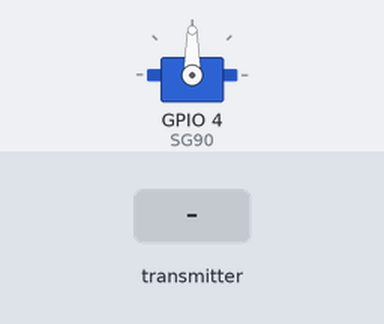
Simulated run of this sketch. Board: ESP32. Shown: servo. Inputs (shaded band) come from the test bench. Random numbers use the default seed unless the sketch sets one; what the sketch prints to the serial monitor is not drawn.

Above: at 1.2 s.
1.3 s: the transmitter starts sending x = 1024
At 2.2 s:
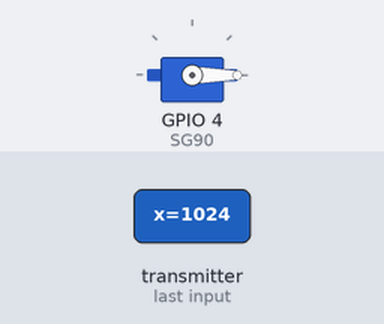
2.8 s: the transmitter starts sending angle = 45
At 3.3 s:
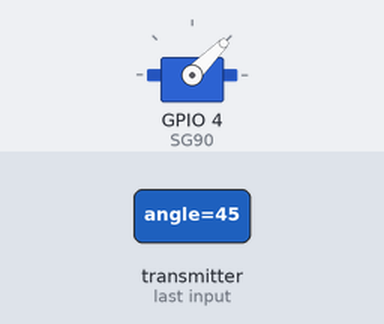
4.3 s: the transmitter starts sending angle = 180
At 5.5 s:
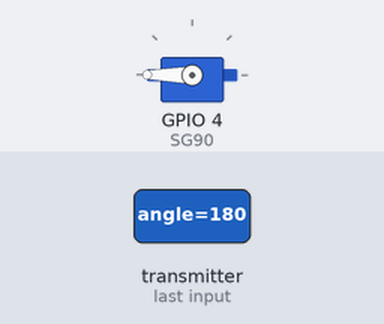
5.8 s: the transmitter starts sending angle = 0
At 6.8 s:
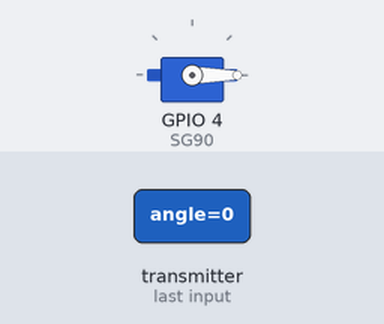
7.3 s: the transmitter starts sending angle = 90
At 7.9 s:
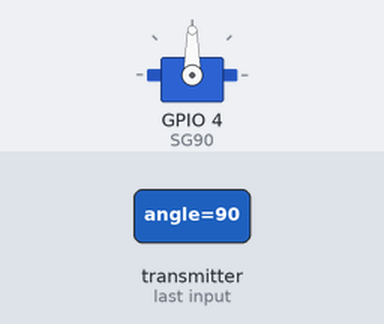
Timing chart, 0 to 9.8 s (numbered marks = the images above; inputs shaded):
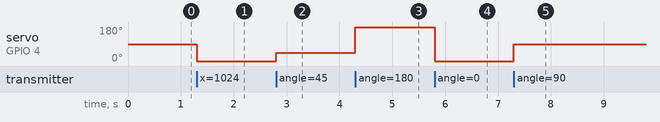

The sketch:

esp32_R.ino
```cpp
// (licence header left out)
#include <esp_now.h>
#include <WiFi.h>
#include <Servo.h>
Servo SG90;

// #define enA 14 //
// #define enB 15
// #define in1 16
// #define in2 17
// #define in3 18
// #define in4 19
// #define relay 21

int VolSen = A3;


int motorSpeedA = 0;
int motorSpeedB = 0;

// Declaration for an SSD1306 display connected to I2C (SDA, SCL pins)

// REPLACE WITH THE MAC Address of your receiver
uint8_t broadcastAddress[] = {0x4C, 0xEB, 0xD6,0x7C, 0x1E, 0xB8};
// Define variables to store BME280 readings to be sent
float UReadings;

const long interval = 10;
unsigned long previousMillis = 0;

// Define variables to store incoming readings
int incomingX;
int incomingY;
int incomingK;
int incomingAngle;

// Variable to store if sending data was successful
String success;

// Structure example to send data
// Must match the receiver structure
typedef struct struct_message
{
  int x;
  int y;
  int k;
  int angle;
} struct_message;

// Create a struct_message called BME280Readings to hold sensor readings

// Create a struct_message to hold incoming sensor readings
struct_message incomingReadings;

esp_now_peer_info_t peerInfo;

// Callback when data is sent
void OnDataSent(const uint8_t *mac_addr, esp_now_send_status_t status)
{
 Serial.print("\r\nLast Packet Send Status:\t");
 Serial.println(status == ESP_NOW_SEND_SUCCESS ? "Delivery Success" : "Delivery Fail");
 if (status == 0)
 {
   success = "Delivery Success :)";
 }
 else
 {
   success = "Delivery Fail :(";
 }
}

// Callback when data is received
void OnDataRecv(const uint8_t *mac, const uint8_t *incomingData, int len)
{
  memcpy(&incomingReadings, incomingData, sizeof(incomingReadings));
//  Serial.print("Bytes received: ");
//  Serial.println(len);

  incomingX = incomingReadings.x;
  incomingY = incomingReadings.y;
  incomingK = incomingReadings.k;
  incomingAngle = incomingReadings.angle;
  SG90.write(incomingAngle);
//  Control(incomingX, incomingY, incomingK);
}

void getReadings()
{
  // UReadings = analogRead();
  UReadings = random(12);
//  Serial.println(analogRead(25));
//  Serial.println(analogRead(26));
}

void printIncomingReadings()
{
  Serial.println(incomingX);
  Serial.println(incomingY);
  Serial.println(incomingK);
  Serial.println(incomingAngle);
}

// void Control(int x, int y, int k)
// {
//   if (k == 0)
//   {
//     SG90.write(incomingAngle);
//   }

//   if (y < 495)
//   {
//     digitalWrite(in1, HIGH);
//     digitalWrite(in2, LOW);
//     digitalWrite(in3, HIGH);
//     digitalWrite(in4, LOW);
//     motorSpeedA = map(y, 495, 0, 0, 255);
//     motorSpeedB = map(y, 495, 0, 0, 255);
//   }
//   else if (y > 505)
//   {
//     digitalWrite(in1, LOW);
//     digitalWrite(in2, HIGH);
//     digitalWrite(in3, LOW);
//     digitalWrite(in4, HIGH);
//     motorSpeedA = map(y, 505, 1023, 0, 255);
//     motorSpeedB = map(y, 505, 1023, 0, 255);
//   }
//   else
//   {
//     motorSpeedA = 0;
//     motorSpeedB = 0;
//   }

//   if (x < 510)
//   {
//     int xMapped = map(x, 510, 0, 0, 255);
//     motorSpeedA = motorSpeedA - xMapped;
//     motorSpeedB = motorSpeedB + xMapped;
//     if (motorSpeedA < 0)
//     {
//       motorSpeedA = 0;
//     }
//     if (motorSpeedB > 255)
//     {
//       motorSpeedB = 255;
//     }
//   }
//   if (x > 520)
//   {
//     int xMapped = map(x, 520, 1023, 0, 255);
//     motorSpeedA = motorSpeedA + xMapped;
//     motorSpeedB = motorSpeedB - xMapped;
//     if (motorSpeedA > 255)
//     {
//       motorSpeedA = 255;
//     }
//     if (motorSpeedB < 0)
//     {
//       motorSpeedB = 0;
//     }
//   }
//   if (motorSpeedA < 70)
//   {
//     motorSpeedA = 0;
//   }
//   if (motorSpeedB < 70)
//   {
//     motorSpeedB = 0;
//   }
//   if (x == 514 && y == 502)
//   {
//     motorSpeedA = 0;
//     motorSpeedB = 0;
//     digitalWrite(in1, LOW);
//     digitalWrite(in2, LOW);
//     digitalWrite(in3, LOW);
//     digitalWrite(in4, LOW);
//   };

//   analogWrite(enA, motorSpeedA);
//   analogWrite(enB, motorSpeedB);
// }

void setup()
{
//   // Init Serial Monitor
  Serial.begin(115200);
//   pinMode(enA, OUTPUT);
//   pinMode(enB, OUTPUT);
//   pinMode(in1, OUTPUT);
//   pinMode(in2, OUTPUT);
//   pinMode(in3, OUTPUT);
//   pinMode(in4, OUTPUT);
//   pinMode(relay, OUTPUT);
//   pinMode(VolSen, INPUT);
// //   pinMode(25, INPUT);
// //     pinMode(26, INPUT);
//   digitalWrite(in1, 0);
//   digitalWrite(in2, 0);
//   digitalWrite(in3, 0);
//   digitalWrite(in4, 0);
//   digitalWrite(relay, 0);

  SG90.attach(4);

  // Set device as a Wi-Fi Station
  WiFi.mode(WIFI_STA);

  // Init ESP-NOW
  if (esp_now_init() != ESP_OK)
  {
    Serial.println("Error initializing ESP-NOW");
    return;
  }

  // Once ESPNow is successfully Init, we will register for Send CB to
  // get the status of Trasnmitted packet
  esp_now_register_send_cb(OnDataSent);

  // Register peer
  memcpy(peerInfo.peer_addr, broadcastAddress, 6);
  peerInfo.channel = 0;
  peerInfo.encrypt = false;

  // Add peer
  if (esp_now_add_peer(&peerInfo) != ESP_OK)
  {
    Serial.println("Failed to add peer");
    return;
  }
  // Register for a callback function that will be called when data is received
  esp_now_register_recv_cb(OnDataRecv);
}

void loop()
{

  unsigned long currentMillis = millis();
  if (currentMillis - previousMillis >= interval)
  {
    // save the last time you updated the DHT values
    previousMillis = currentMillis;

    getReadings();

    // Set values to send

    // Send message via ESP-NOW
    esp_err_t result = esp_now_send(broadcastAddress, (uint8_t *)&UReadings, sizeof(UReadings));

    if (result == ESP_OK)
    {
      Serial.println("Sent with success");
    }
    else
    {
      Serial.println("Error sending the data");
    }

    printIncomingReadings();
  }
}
```

Measured:
- after the input at 1.3 s, servo on GPIO 4 (SG90): 90° → 0° at once
- after the input at 2.8 s, servo on GPIO 4 (SG90): 0° → 45° at once
- after the input at 4.3 s, servo on GPIO 4 (SG90): 45° → 180° at once
- after the input at 5.8 s, servo on GPIO 4 (SG90): 180° → 0° at once
- after the input at 7.3 s, servo on GPIO 4 (SG90): 0° → 90° at once
